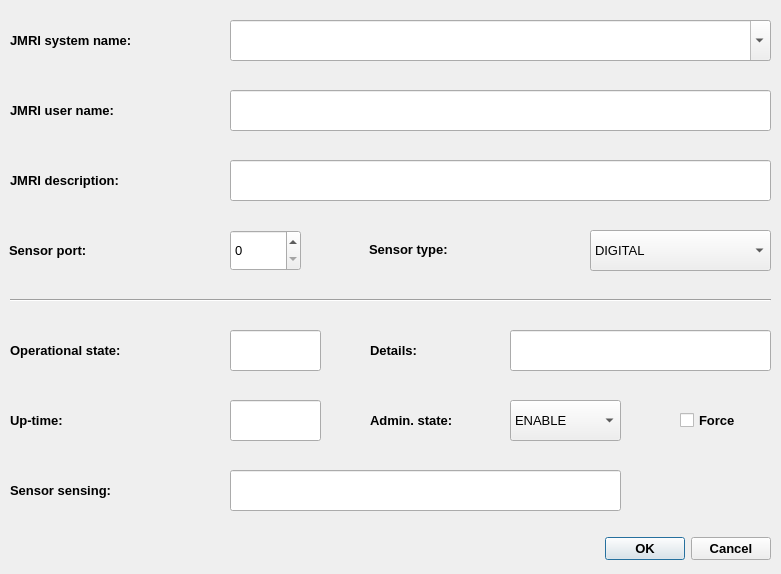
<?xml version="1.0" encoding="UTF-8"?>
<ui version="4.0">
 <class>sensDialog</class>
 <widget class="QDialog" name="sensDialog">
  <property name="geometry">
   <rect>
    <x>0</x>
    <y>0</y>
    <width>781</width>
    <height>574</height>
   </rect>
  </property>
  <property name="windowTitle">
   <string>Sensor</string>
  </property>
  <property name="windowIcon">
   <iconset>
    <normaloff>../icons/sensor.png</normaloff>../icons/sensor.png</iconset>
  </property>
  <property name="toolTip">
   <string>Tool Tip Test</string>
  </property>
  <property name="toolTipDuration">
   <number>2</number>
  </property>
  <widget class="QComboBox" name="adminStateComboBox">
   <property name="geometry">
    <rect>
     <x>510</x>
     <y>400</y>
     <width>111</width>
     <height>41</height>
    </rect>
   </property>
   <property name="font">
    <font>
     <pointsize>10</pointsize>
    </font>
   </property>
   <property name="whatsThis">
    <string>Sensor administrative state [ENABLE | DISABLE]</string>
   </property>
   <item>
    <property name="text">
     <string>ENABLE</string>
    </property>
   </item>
   <item>
    <property name="text">
     <string>DISABLE</string>
    </property>
   </item>
  </widget>
  <widget class="QLabel" name="label_3">
   <property name="geometry">
    <rect>
     <x>370</x>
     <y>400</y>
     <width>141</width>
     <height>41</height>
    </rect>
   </property>
   <property name="font">
    <font>
     <pointsize>10</pointsize>
     <weight>75</weight>
     <bold>true</bold>
    </font>
   </property>
   <property name="text">
    <string>Admin. state:</string>
   </property>
   <property name="wordWrap">
    <bool>true</bool>
   </property>
  </widget>
  <widget class="QLabel" name="label_4">
   <property name="geometry">
    <rect>
     <x>10</x>
     <y>330</y>
     <width>221</width>
     <height>41</height>
    </rect>
   </property>
   <property name="font">
    <font>
     <pointsize>10</pointsize>
     <weight>75</weight>
     <bold>true</bold>
    </font>
   </property>
   <property name="text">
    <string>Operational state:</string>
   </property>
   <property name="wordWrap">
    <bool>true</bool>
   </property>
  </widget>
  <widget class="QLineEdit" name="opStateSummaryLineEdit">
   <property name="geometry">
    <rect>
     <x>230</x>
     <y>330</y>
     <width>91</width>
     <height>41</height>
    </rect>
   </property>
   <property name="font">
    <font>
     <pointsize>10</pointsize>
    </font>
   </property>
   <property name="whatsThis">
    <string>Sensor operational state [AVAIL | UNAVAIL]</string>
   </property>
   <property name="text">
    <string/>
   </property>
   <property name="readOnly">
    <bool>true</bool>
   </property>
  </widget>
  <widget class="QCheckBox" name="adminStateForceCheckBox">
   <property name="geometry">
    <rect>
     <x>680</x>
     <y>400</y>
     <width>91</width>
     <height>41</height>
    </rect>
   </property>
   <property name="font">
    <font>
     <pointsize>10</pointsize>
     <weight>75</weight>
     <bold>true</bold>
    </font>
   </property>
   <property name="whatsThis">
    <string>Sensor Force Admin state change - recursively changes admin state of childs</string>
   </property>
   <property name="text">
    <string>Force</string>
   </property>
  </widget>
  <widget class="QLabel" name="label_5">
   <property name="geometry">
    <rect>
     <x>10</x>
     <y>400</y>
     <width>221</width>
     <height>41</height>
    </rect>
   </property>
   <property name="font">
    <font>
     <pointsize>10</pointsize>
     <weight>75</weight>
     <bold>true</bold>
    </font>
   </property>
   <property name="text">
    <string>Up-time:</string>
   </property>
  </widget>
  <widget class="QLineEdit" name="upTimeLineEdit">
   <property name="geometry">
    <rect>
     <x>230</x>
     <y>400</y>
     <width>91</width>
     <height>41</height>
    </rect>
   </property>
   <property name="font">
    <font>
     <pointsize>10</pointsize>
    </font>
   </property>
   <property name="whatsThis">
    <string>Sensor uptime - time sinse previous satelite start</string>
   </property>
   <property name="text">
    <string/>
   </property>
   <property name="readOnly">
    <bool>true</bool>
   </property>
   <property name="clearButtonEnabled">
    <bool>false</bool>
   </property>
  </widget>
  <widget class="QDialogButtonBox" name="confirmButtonBox">
   <property name="geometry">
    <rect>
     <x>600</x>
     <y>528</y>
     <width>171</width>
     <height>41</height>
    </rect>
   </property>
   <property name="font">
    <font>
     <pointsize>10</pointsize>
     <weight>75</weight>
     <bold>true</bold>
    </font>
   </property>
   <property name="standardButtons">
    <set>QDialogButtonBox::Cancel|QDialogButtonBox::Ok</set>
   </property>
  </widget>
  <widget class="QLabel" name="label_9">
   <property name="geometry">
    <rect>
     <x>370</x>
     <y>330</y>
     <width>141</width>
     <height>41</height>
    </rect>
   </property>
   <property name="font">
    <font>
     <pointsize>10</pointsize>
     <weight>75</weight>
     <bold>true</bold>
    </font>
   </property>
   <property name="text">
    <string>Details:</string>
   </property>
  </widget>
  <widget class="QLineEdit" name="opStateDetailLineEdit">
   <property name="geometry">
    <rect>
     <x>510</x>
     <y>330</y>
     <width>261</width>
     <height>41</height>
    </rect>
   </property>
   <property name="font">
    <font>
     <pointsize>10</pointsize>
    </font>
   </property>
   <property name="whatsThis">
    <string>Sensor detailed operational state [INIT | DISABLE | CBL | ERRSEC | FAIL]</string>
   </property>
   <property name="text">
    <string/>
   </property>
   <property name="readOnly">
    <bool>true</bool>
   </property>
  </widget>
  <widget class="QLabel" name="label_13">
   <property name="geometry">
    <rect>
     <x>369</x>
     <y>229</y>
     <width>221</width>
     <height>41</height>
    </rect>
   </property>
   <property name="font">
    <font>
     <pointsize>10</pointsize>
     <weight>75</weight>
     <bold>true</bold>
    </font>
   </property>
   <property name="text">
    <string>Sensor type:</string>
   </property>
  </widget>
  <widget class="QLabel" name="label_14">
   <property name="geometry">
    <rect>
     <x>10</x>
     <y>20</y>
     <width>221</width>
     <height>41</height>
    </rect>
   </property>
   <property name="font">
    <font>
     <pointsize>10</pointsize>
     <weight>75</weight>
     <bold>true</bold>
    </font>
   </property>
   <property name="text">
    <string>JMRI system name:</string>
   </property>
   <property name="wordWrap">
    <bool>true</bool>
   </property>
  </widget>
  <widget class="QLabel" name="label_15">
   <property name="geometry">
    <rect>
     <x>10</x>
     <y>90</y>
     <width>221</width>
     <height>41</height>
    </rect>
   </property>
   <property name="font">
    <font>
     <pointsize>10</pointsize>
     <weight>75</weight>
     <bold>true</bold>
    </font>
   </property>
   <property name="text">
    <string>JMRI user name:</string>
   </property>
   <property name="wordWrap">
    <bool>true</bool>
   </property>
  </widget>
  <widget class="QLineEdit" name="JMRIUserNameLineEdit">
   <property name="geometry">
    <rect>
     <x>230</x>
     <y>90</y>
     <width>541</width>
     <height>41</height>
    </rect>
   </property>
   <property name="font">
    <font>
     <pointsize>10</pointsize>
    </font>
   </property>
   <property name="whatsThis">
    <string>JMRI provided actuator user name</string>
   </property>
   <property name="text">
    <string/>
   </property>
   <property name="readOnly">
    <bool>false</bool>
   </property>
  </widget>
  <widget class="QLineEdit" name="sensStateLineEdit">
   <property name="geometry">
    <rect>
     <x>230</x>
     <y>470</y>
     <width>391</width>
     <height>41</height>
    </rect>
   </property>
   <property name="font">
    <font>
     <pointsize>10</pointsize>
    </font>
   </property>
   <property name="whatsThis">
    <string>Current sensor state</string>
   </property>
   <property name="text">
    <string/>
   </property>
   <property name="readOnly">
    <bool>true</bool>
   </property>
  </widget>
  <widget class="QLabel" name="label_7">
   <property name="geometry">
    <rect>
     <x>10</x>
     <y>470</y>
     <width>221</width>
     <height>41</height>
    </rect>
   </property>
   <property name="font">
    <font>
     <pointsize>10</pointsize>
     <weight>75</weight>
     <bold>true</bold>
    </font>
   </property>
   <property name="text">
    <string>Sensor sensing:</string>
   </property>
  </widget>
  <widget class="QLabel" name="label_18">
   <property name="geometry">
    <rect>
     <x>10</x>
     <y>160</y>
     <width>221</width>
     <height>41</height>
    </rect>
   </property>
   <property name="font">
    <font>
     <pointsize>10</pointsize>
     <weight>75</weight>
     <bold>true</bold>
    </font>
   </property>
   <property name="text">
    <string>JMRI description:</string>
   </property>
   <property name="wordWrap">
    <bool>true</bool>
   </property>
  </widget>
  <widget class="QLineEdit" name="JMRIDescriptionLineEdit">
   <property name="geometry">
    <rect>
     <x>230</x>
     <y>160</y>
     <width>541</width>
     <height>41</height>
    </rect>
   </property>
   <property name="font">
    <font>
     <pointsize>10</pointsize>
    </font>
   </property>
   <property name="whatsThis">
    <string>JMRI provided actuator description</string>
   </property>
   <property name="text">
    <string/>
   </property>
   <property name="readOnly">
    <bool>false</bool>
   </property>
  </widget>
  <widget class="QLabel" name="label_17">
   <property name="geometry">
    <rect>
     <x>9</x>
     <y>230</y>
     <width>221</width>
     <height>41</height>
    </rect>
   </property>
   <property name="font">
    <font>
     <pointsize>10</pointsize>
     <weight>75</weight>
     <bold>true</bold>
    </font>
   </property>
   <property name="text">
    <string>Sensor port:</string>
   </property>
   <property name="wordWrap">
    <bool>true</bool>
   </property>
  </widget>
  <widget class="QComboBox" name="sensTypeComboBox">
   <property name="geometry">
    <rect>
     <x>590</x>
     <y>230</y>
     <width>181</width>
     <height>41</height>
    </rect>
   </property>
   <property name="font">
    <font>
     <pointsize>10</pointsize>
    </font>
   </property>
   <property name="whatsThis">
    <string>Sensor type</string>
   </property>
   <item>
    <property name="text">
     <string>DIGITAL</string>
    </property>
   </item>
  </widget>
  <widget class="Line" name="line">
   <property name="geometry">
    <rect>
     <x>10</x>
     <y>292</y>
     <width>761</width>
     <height>16</height>
    </rect>
   </property>
   <property name="orientation">
    <enum>Qt::Horizontal</enum>
   </property>
  </widget>
  <widget class="QSpinBox" name="sensPortSpinBox">
   <property name="geometry">
    <rect>
     <x>230</x>
     <y>230</y>
     <width>71</width>
     <height>41</height>
    </rect>
   </property>
   <property name="font">
    <font>
     <pointsize>10</pointsize>
    </font>
   </property>
   <property name="whatsThis">
    <string>Sensor port</string>
   </property>
   <property name="prefix">
    <string/>
   </property>
   <property name="maximum">
    <number>7</number>
   </property>
  </widget>
  <widget class="QComboBox" name="JMRISystemNameComboBox">
   <property name="geometry">
    <rect>
     <x>230</x>
     <y>20</y>
     <width>541</width>
     <height>41</height>
    </rect>
   </property>
   <property name="font">
    <font>
     <pointsize>10</pointsize>
    </font>
   </property>
   <property name="focusPolicy">
    <enum>Qt::StrongFocus</enum>
   </property>
   <property name="acceptDrops">
    <bool>true</bool>
   </property>
   <property name="whatsThis">
    <string>JMRI provided actuator system name</string>
   </property>
   <property name="editable">
    <bool>true</bool>
   </property>
  </widget>
 </widget>
 <resources/>
 <connections/>
</ui>
